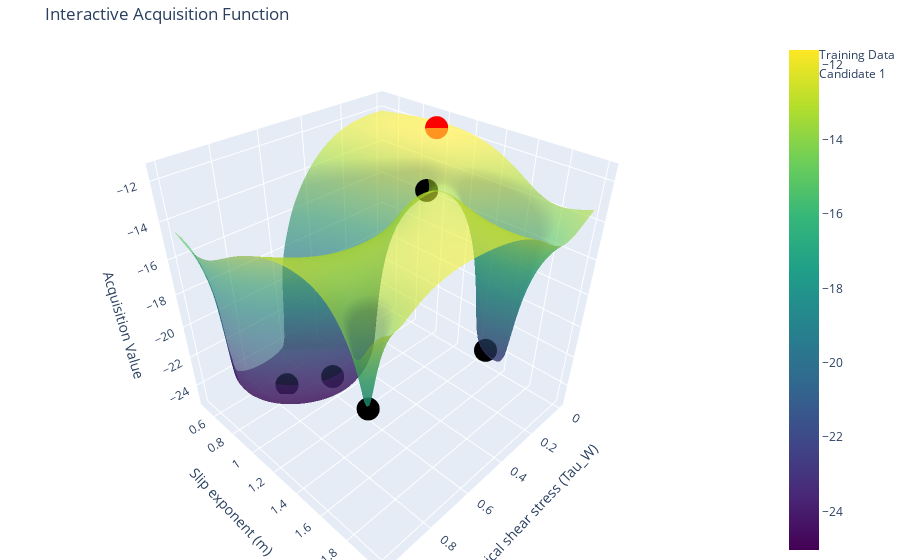

Notebook cell for this chart:
### Code cell
tau_w_range = torch.linspace(bounds[0, 0], bounds[0, 1], 100)  # Grid for tau_w
m_range = torch.linspace(bounds[1, 0], bounds[1, 1], 100)      # Grid for m
tau_w_grid, m_grid = torch.meshgrid(tau_w_range, m_range, indexing="ij")


grid = torch.stack([tau_w_grid.ravel(), m_grid.ravel()], dim=-1)


acq_values = acq_func(grid.unsqueeze(1)).detach().numpy().reshape(100, 100)


train_acq_values = acq_func(train_x.unsqueeze(1)).detach().numpy()


fig = go.Figure()


fig.add_trace(go.Surface(
    x=tau_w_grid.numpy(),
    y=m_grid.numpy(),
    z=acq_values,
    colorscale='Viridis',
    opacity=0.6,
    name="Acquisition Function"
))


fig.add_trace(go.Scatter3d(
    x=train_x[:, 0].numpy(),
    y=train_x[:, 1].numpy(),
    z=train_acq_values.flatten(),
    mode='markers',
    marker=dict(size=8, color='black'),
    name='Training Data'

))
# Iterate over the 3 candidates
for i in range(candidate.shape[0]): 
    candidate_acq_value = acq_func(candidate[i].unsqueeze(0)).item()
    fig.add_trace(go.Scatter3d(
        x=[candidate[i, 0].item()],
        y=[candidate[i, 1].item()],
        z=[candidate_acq_value],
        mode='markers',
        marker=dict(size=8, color='red', symbol='circle'),
        name=f'Candidate {i + 1}'
    ))



fig.update_layout(
    scene=dict(
        xaxis_title="Critical shear stress (Tau_W)",
        yaxis_title="Slip exponent (m)",
        zaxis_title="Acquisition Value"
    ),
    title="Interactive Acquisition Function",
    margin=dict(l=0, r=0, b=0, t=40)
)


fig.show()
fig.write_html("acquisiton_func.html")

### Figure 1 — Plotly figure (JSON) as saved in the notebook; plotly's stock layout.template omitted (floating-point values rounded to 4 significant figures; data arrays with more than 128 entries replaced by an {"elided": "..."} marker saying what was removed)
{"data": [{"colorscale": [[0, "#440154"], [0.1111, "#482878"], [0.2222, "#3e4989"], [0.3333, "#31688e"], [0.4444, "#26828e"], [0.5556, "#1f9e89"], [0.6667, "#35b779"], [0.7778, "#6ece58"], [0.8889, "#b5de2b"], [1, "#fde725"]], "name": "Acquisition Function", "opacity": 0.6, "type": "surface", "x": {"elided": "100x100 float values"}, "y": {"elided": "100x100 float values"}, "z": {"elided": "100x100 float values"}}, {"marker": {"color": "black", "size": 8}, "mode": "markers", "name": "Training Data", "type": "scatter3d", "x": [0.2606, 0.9645, 0.5733, 0.1802, 0.7246], "y": [1.225, 1.862, 0.9118, 1.639, 0.7283], "z": [-13.57, -17.47, -24.65, -22.0, -25.02]}, {"marker": {"color": "red", "size": 8, "symbol": "circle"}, "mode": "markers", "name": "Candidate 1", "type": "scatter3d", "x": [0.06707], "y": [1.03], "z": [-11.59]}], "layout": {"margin": {"b": 0, "l": 0, "r": 0, "t": 40}, "scene": {"xaxis": {"title": {"text": "Critical shear stress (Tau_W)"}}, "yaxis": {"title": {"text": "Slip exponent (m)"}}, "zaxis": {"title": {"text": "Acquisition Value"}}}, "title": {"text": "Interactive Acquisition Function"}}}
